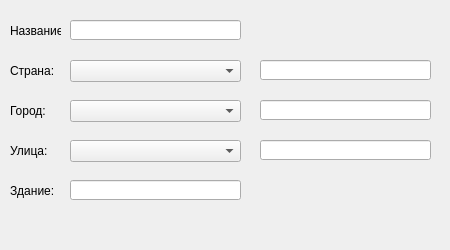
<?xml version="1.0" encoding="UTF-8"?>
<ui version="4.0">
 <class>Form</class>
 <widget class="QWidget" name="Form">
  <property name="geometry">
   <rect>
    <x>0</x>
    <y>0</y>
    <width>450</width>
    <height>250</height>
   </rect>
  </property>
  <property name="windowTitle">
   <string>Form</string>
  </property>
  <widget class="QLabel" name="label">
   <property name="geometry">
    <rect>
     <x>10</x>
     <y>20</y>
     <width>51</width>
     <height>21</height>
    </rect>
   </property>
   <property name="text">
    <string>Название:</string>
   </property>
  </widget>
  <widget class="QLineEdit" name="name_input">
   <property name="geometry">
    <rect>
     <x>70</x>
     <y>20</y>
     <width>171</width>
     <height>20</height>
    </rect>
   </property>
   <property name="text">
    <string/>
   </property>
  </widget>
  <widget class="QLabel" name="label_2">
   <property name="geometry">
    <rect>
     <x>10</x>
     <y>60</y>
     <width>51</width>
     <height>21</height>
    </rect>
   </property>
   <property name="text">
    <string>Страна:</string>
   </property>
  </widget>
  <widget class="QLabel" name="label_3">
   <property name="geometry">
    <rect>
     <x>10</x>
     <y>100</y>
     <width>51</width>
     <height>21</height>
    </rect>
   </property>
   <property name="text">
    <string>Город:</string>
   </property>
  </widget>
  <widget class="QLabel" name="label_4">
   <property name="geometry">
    <rect>
     <x>10</x>
     <y>140</y>
     <width>51</width>
     <height>21</height>
    </rect>
   </property>
   <property name="text">
    <string>Улица:</string>
   </property>
  </widget>
  <widget class="QComboBox" name="country_box">
   <property name="geometry">
    <rect>
     <x>70</x>
     <y>60</y>
     <width>171</width>
     <height>22</height>
    </rect>
   </property>
  </widget>
  <widget class="QComboBox" name="city_box">
   <property name="geometry">
    <rect>
     <x>70</x>
     <y>100</y>
     <width>171</width>
     <height>22</height>
    </rect>
   </property>
  </widget>
  <widget class="QComboBox" name="street_box">
   <property name="geometry">
    <rect>
     <x>70</x>
     <y>140</y>
     <width>171</width>
     <height>22</height>
    </rect>
   </property>
  </widget>
  <widget class="QLineEdit" name="building_input">
   <property name="geometry">
    <rect>
     <x>70</x>
     <y>180</y>
     <width>171</width>
     <height>20</height>
    </rect>
   </property>
   <property name="text">
    <string/>
   </property>
  </widget>
  <widget class="QLabel" name="label_5">
   <property name="geometry">
    <rect>
     <x>10</x>
     <y>180</y>
     <width>51</width>
     <height>21</height>
    </rect>
   </property>
   <property name="text">
    <string>Здание:</string>
   </property>
  </widget>
  <widget class="QLineEdit" name="country_input">
   <property name="enabled">
    <bool>true</bool>
   </property>
   <property name="geometry">
    <rect>
     <x>260</x>
     <y>60</y>
     <width>171</width>
     <height>20</height>
    </rect>
   </property>
   <property name="text">
    <string/>
   </property>
  </widget>
  <widget class="QLineEdit" name="city_input">
   <property name="enabled">
    <bool>true</bool>
   </property>
   <property name="geometry">
    <rect>
     <x>260</x>
     <y>100</y>
     <width>171</width>
     <height>20</height>
    </rect>
   </property>
   <property name="text">
    <string/>
   </property>
  </widget>
  <widget class="QLineEdit" name="street_input">
   <property name="enabled">
    <bool>true</bool>
   </property>
   <property name="geometry">
    <rect>
     <x>260</x>
     <y>140</y>
     <width>171</width>
     <height>20</height>
    </rect>
   </property>
   <property name="text">
    <string/>
   </property>
  </widget>
 </widget>
 <resources/>
 <connections/>
</ui>
